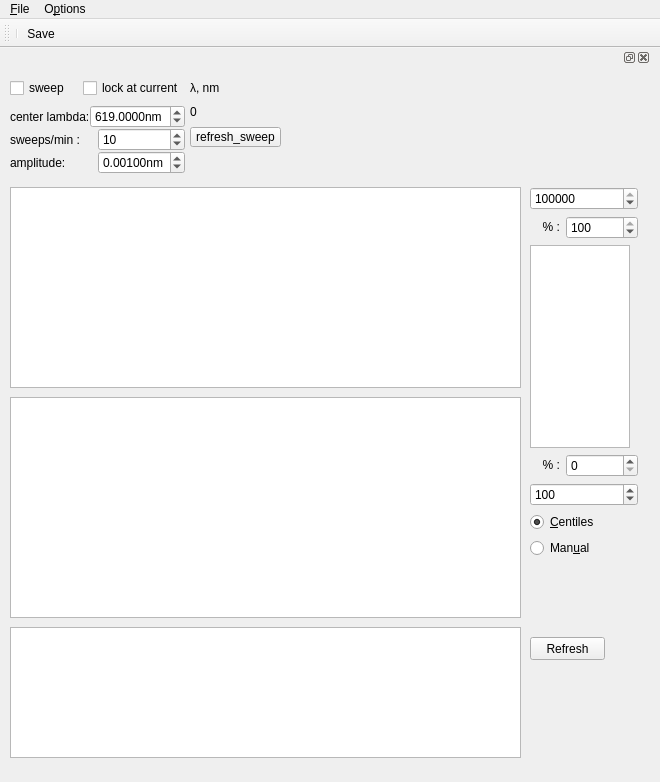
<?xml version="1.0" encoding="UTF-8"?>
<ui version="4.0">
 <class>MainWindow</class>
 <widget class="QMainWindow" name="MainWindow">
  <property name="geometry">
   <rect>
    <x>0</x>
    <y>0</y>
    <width>660</width>
    <height>782</height>
   </rect>
  </property>
  <property name="minimumSize">
   <size>
    <width>660</width>
    <height>782</height>
   </size>
  </property>
  <property name="maximumSize">
   <size>
    <width>660</width>
    <height>782</height>
   </size>
  </property>
  <property name="contextMenuPolicy">
   <enum>Qt::DefaultContextMenu</enum>
  </property>
  <property name="windowTitle">
   <string>qudi: Scanner (cwave)</string>
  </property>
  <widget class="QWidget" name="centralwidget">
   <widget class="QDockWidget" name="dockWidget_2">
    <property name="geometry">
     <rect>
      <x>0</x>
      <y>0</y>
      <width>651</width>
      <height>721</height>
     </rect>
    </property>
    <property name="minimumSize">
     <size>
      <width>630</width>
      <height>711</height>
     </size>
    </property>
    <property name="acceptDrops">
     <bool>false</bool>
    </property>
    <property name="floating">
     <bool>false</bool>
    </property>
    <widget class="QWidget" name="dockWidgetContents">
     <widget class="PlotWidget" name="scan_ViewWidget">
      <property name="geometry">
       <rect>
        <x>10</x>
        <y>120</y>
        <width>511</width>
        <height>201</height>
       </rect>
      </property>
      <property name="sizePolicy">
       <sizepolicy hsizetype="Expanding" vsizetype="Expanding">
        <horstretch>1</horstretch>
        <verstretch>1</verstretch>
       </sizepolicy>
      </property>
     </widget>
     <widget class="PlotWidget" name="scan_matrix_ViewWidget">
      <property name="geometry">
       <rect>
        <x>10</x>
        <y>330</y>
        <width>511</width>
        <height>221</height>
       </rect>
      </property>
      <property name="sizePolicy">
       <sizepolicy hsizetype="Expanding" vsizetype="Expanding">
        <horstretch>1</horstretch>
        <verstretch>1</verstretch>
       </sizepolicy>
      </property>
     </widget>
     <widget class="QWidget" name="layoutWidget_7">
      <property name="geometry">
       <rect>
        <x>530</x>
        <y>120</y>
        <width>108</width>
        <height>371</height>
       </rect>
      </property>
      <layout class="QGridLayout" name="gridLayout_5">
       <item row="4" column="0" colspan="2">
        <widget class="QSpinBox" name="scan_cb_min_InputWidget">
         <property name="maximum">
          <number>999999999</number>
         </property>
         <property name="value">
          <number>100</number>
         </property>
        </widget>
       </item>
       <item row="6" column="0" colspan="2">
        <widget class="QRadioButton" name="scan_cb_manual_RadioButton">
         <property name="text">
          <string>Man&amp;ual</string>
         </property>
        </widget>
       </item>
       <item row="5" column="0" colspan="2">
        <widget class="QRadioButton" name="scan_cb_centiles_RadioButton">
         <property name="text">
          <string>&amp;Centiles</string>
         </property>
         <property name="checked">
          <bool>true</bool>
         </property>
        </widget>
       </item>
       <item row="2" column="0" colspan="2">
        <widget class="PlotWidget" name="scan_cb_ViewWidget">
         <property name="maximumSize">
          <size>
           <width>100</width>
           <height>16777215</height>
          </size>
         </property>
        </widget>
       </item>
       <item row="1" column="0">
        <widget class="QLabel" name="percentLabel2">
         <property name="maximumSize">
          <size>
           <width>30</width>
           <height>16777215</height>
          </size>
         </property>
         <property name="text">
          <string>&lt;html&gt;&lt;head/&gt;&lt;body&gt;&lt;p align=&quot;right&quot;&gt;% :&lt;/p&gt;&lt;/body&gt;&lt;/html&gt;</string>
         </property>
        </widget>
       </item>
       <item row="1" column="1">
        <widget class="QSpinBox" name="scan_cb_high_centile_InputWidget">
         <property name="maximum">
          <number>100</number>
         </property>
         <property name="value">
          <number>100</number>
         </property>
        </widget>
       </item>
       <item row="3" column="1">
        <widget class="QSpinBox" name="scan_cb_low_centile_InputWidget">
         <property name="maximum">
          <number>100</number>
         </property>
        </widget>
       </item>
       <item row="3" column="0">
        <widget class="QLabel" name="percentLabel1">
         <property name="maximumSize">
          <size>
           <width>30</width>
           <height>16777215</height>
          </size>
         </property>
         <property name="text">
          <string>&lt;html&gt;&lt;head/&gt;&lt;body&gt;&lt;p align=&quot;right&quot;&gt;% :&lt;/p&gt;&lt;/body&gt;&lt;/html&gt;</string>
         </property>
        </widget>
       </item>
       <item row="0" column="0" colspan="2">
        <widget class="QSpinBox" name="scan_cb_max_InputWidget">
         <property name="sizePolicy">
          <sizepolicy hsizetype="Minimum" vsizetype="Fixed">
           <horstretch>0</horstretch>
           <verstretch>0</verstretch>
          </sizepolicy>
         </property>
         <property name="minimum">
          <number>0</number>
         </property>
         <property name="maximum">
          <number>999999999</number>
         </property>
         <property name="value">
          <number>100000</number>
         </property>
        </widget>
       </item>
      </layout>
     </widget>
     <widget class="PlotWidget" name="wavelength_ViewWidget">
      <property name="geometry">
       <rect>
        <x>10</x>
        <y>560</y>
        <width>511</width>
        <height>131</height>
       </rect>
      </property>
      <property name="sizePolicy">
       <sizepolicy hsizetype="Expanding" vsizetype="Expanding">
        <horstretch>1</horstretch>
        <verstretch>1</verstretch>
       </sizepolicy>
      </property>
     </widget>
     <widget class="QPushButton" name="refresh_pushButton">
      <property name="geometry">
       <rect>
        <x>530</x>
        <y>570</y>
        <width>75</width>
        <height>23</height>
       </rect>
      </property>
      <property name="text">
       <string>Refresh</string>
      </property>
     </widget>
     <widget class="QWidget" name="layoutWidget">
      <property name="geometry">
       <rect>
        <x>10</x>
        <y>10</y>
        <width>175</width>
        <height>99</height>
       </rect>
      </property>
      <layout class="QVBoxLayout" name="verticalLayout_6">
       <item>
        <layout class="QHBoxLayout" name="horizontalLayout_3">
         <item>
          <widget class="QCheckBox" name="sweep_checkBox">
           <property name="text">
            <string>sweep</string>
           </property>
          </widget>
         </item>
         <item>
          <widget class="QCheckBox" name="regulate_checkBox">
           <property name="text">
            <string>lock at current</string>
           </property>
          </widget>
         </item>
        </layout>
       </item>
       <item>
        <layout class="QVBoxLayout" name="verticalLayout_5">
         <property name="spacing">
          <number>0</number>
         </property>
         <item>
          <layout class="QHBoxLayout" name="horizontalLayout_5">
           <item>
            <widget class="QLabel" name="constLabel_2">
             <property name="text">
              <string>center lambda:</string>
             </property>
            </widget>
           </item>
           <item>
            <widget class="ScienDSpinBox" name="sweepCenterDoubleSpinBox">
             <property name="suffix">
              <string>nm</string>
             </property>
             <property name="decimals">
              <number>4</number>
             </property>
             <property name="minimum">
              <double>515.000000000000000</double>
             </property>
             <property name="maximum">
              <double>1000.000000000000000</double>
             </property>
             <property name="singleStep">
              <double>0.001000000000000</double>
             </property>
             <property name="value">
              <double>619.000000000000000</double>
             </property>
            </widget>
           </item>
          </layout>
         </item>
         <item>
          <layout class="QHBoxLayout" name="horizontalLayout">
           <item>
            <widget class="QLabel" name="speedLabel">
             <property name="text">
              <string>sweeps/min :</string>
             </property>
            </widget>
           </item>
           <item>
            <widget class="QSpinBox" name="sweepSpeedSpinBox">
             <property name="maximum">
              <number>100</number>
             </property>
             <property name="value">
              <number>10</number>
             </property>
            </widget>
           </item>
          </layout>
         </item>
         <item>
          <layout class="QHBoxLayout" name="horizontalLayout_2">
           <item>
            <widget class="QLabel" name="constLabel">
             <property name="text">
              <string>amplitude:</string>
             </property>
            </widget>
           </item>
           <item>
            <widget class="ScienDSpinBox" name="sweepAmplitudeDoubleSpinBox">
             <property name="suffix">
              <string>nm</string>
             </property>
             <property name="decimals">
              <number>5</number>
             </property>
             <property name="minimum">
              <double>0.000000000000000</double>
             </property>
             <property name="maximum">
              <double>0.010000000000000</double>
             </property>
             <property name="singleStep">
              <double>0.000100000000000</double>
             </property>
             <property name="value">
              <double>0.001000000000000</double>
             </property>
            </widget>
           </item>
          </layout>
         </item>
        </layout>
       </item>
      </layout>
     </widget>
     <widget class="QWidget" name="layoutWidget">
      <property name="geometry">
       <rect>
        <x>190</x>
        <y>12</y>
        <width>66</width>
        <height>41</height>
       </rect>
      </property>
      <layout class="QVBoxLayout" name="verticalLayout_14">
       <item>
        <layout class="QVBoxLayout" name="verticalLayout_8">
         <item>
          <widget class="QLabel" name="label_14">
           <property name="text">
            <string>λ, nm</string>
           </property>
          </widget>
         </item>
         <item>
          <widget class="QLabel" name="label_wavelength">
           <property name="text">
            <string>0 </string>
           </property>
          </widget>
         </item>
        </layout>
       </item>
      </layout>
     </widget>
     <widget class="QPushButton" name="refresh_zpl_sweep_pushButton">
      <property name="geometry">
       <rect>
        <x>190</x>
        <y>60</y>
        <width>91</width>
        <height>20</height>
       </rect>
      </property>
      <property name="text">
       <string>refresh_sweep</string>
      </property>
     </widget>
    </widget>
   </widget>
  </widget>
  <widget class="QMenuBar" name="menubar">
   <property name="geometry">
    <rect>
     <x>0</x>
     <y>0</y>
     <width>660</width>
     <height>21</height>
    </rect>
   </property>
   <widget class="QMenu" name="menu_File">
    <property name="title">
     <string>&amp;File</string>
    </property>
    <addaction name="action_Save"/>
    <addaction name="action_Exit"/>
   </widget>
   <widget class="QMenu" name="menu_Options">
    <property name="title">
     <string>O&amp;ptions</string>
    </property>
    <addaction name="action_Settings"/>
   </widget>
   <addaction name="menu_File"/>
   <addaction name="menu_Options"/>
  </widget>
  <widget class="QToolBar" name="toolBar">
   <property name="minimumSize">
    <size>
     <width>660</width>
     <height>0</height>
    </size>
   </property>
   <property name="windowTitle">
    <string>toolBar</string>
   </property>
   <attribute name="toolBarArea">
    <enum>TopToolBarArea</enum>
   </attribute>
   <attribute name="toolBarBreak">
    <bool>false</bool>
   </attribute>
   <addaction name="separator"/>
   <addaction name="action_Save"/>
  </widget>
  <action name="action_Settings">
   <property name="icon">
    <iconset>
     <normaloff>C:/Users/YY3/artwork/icons/oxygen/22x22/configure.png</normaloff>C:/Users/YY3/artwork/icons/oxygen/22x22/configure.png</iconset>
   </property>
   <property name="text">
    <string>&amp;Settings</string>
   </property>
  </action>
  <action name="action_Save">
   <property name="icon">
    <iconset>
     <normaloff>C:/Users/YY3/artwork/icons/oxygen/22x22/document-save.png</normaloff>C:/Users/YY3/artwork/icons/oxygen/22x22/document-save.png</iconset>
   </property>
   <property name="text">
    <string>&amp;Save</string>
   </property>
   <property name="toolTip">
    <string>Save odmr data</string>
   </property>
  </action>
  <action name="action_Exit">
   <property name="icon">
    <iconset>
     <normaloff>C:/Users/YY3/artwork/icons/oxygen/22x22/application-exit.png</normaloff>C:/Users/YY3/artwork/icons/oxygen/22x22/application-exit.png</iconset>
   </property>
   <property name="text">
    <string>&amp;Close</string>
   </property>
  </action>
 </widget>
 <customwidgets>
  <customwidget>
   <class>PlotWidget</class>
   <extends>QGraphicsView</extends>
   <header>pyqtgraph</header>
  </customwidget>
  <customwidget>
   <class>ScienDSpinBox</class>
   <extends>QDoubleSpinBox</extends>
   <header>qtwidgets.scientific_spinbox.h</header>
  </customwidget>
 </customwidgets>
 <resources/>
 <connections>
  <connection>
   <sender>action_Exit</sender>
   <signal>triggered()</signal>
   <receiver>MainWindow</receiver>
   <slot>close()</slot>
   <hints>
    <hint type="sourcelabel">
     <x>-1</x>
     <y>-1</y>
    </hint>
    <hint type="destinationlabel">
     <x>531</x>
     <y>347</y>
    </hint>
   </hints>
  </connection>
 </connections>
</ui>
